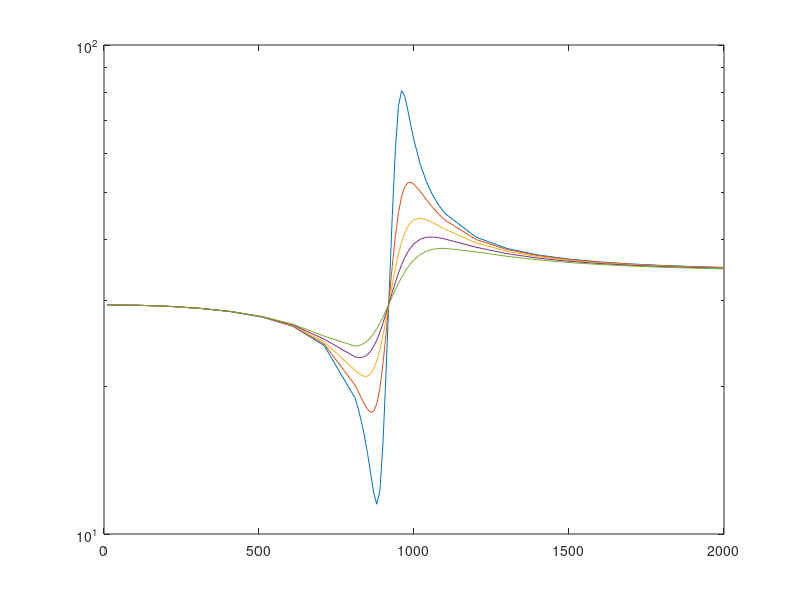

MATLAB code to generate this figure:
d0 = load('FRUP-0.dat');
d1 = load('FRUP-1.dat');
d2 = load('FRUP-2.dat');
d3 = load('FRUP-3.dat');
d4 = load('FRUP-4.dat');
d5 = load('FRUP-5.dat');

f = d0(:,1);
a = (2*pi*f).^2;

r0 = a .* abs( d0(:,2) );
r1 = a .* abs( d1(:,2) + j*d1(:,3) );
r2 = a .* abs( d2(:,2) + j*d2(:,3) );
r3 = a .* abs( d3(:,2) + j*d3(:,3) );
r4 = a .* abs( d4(:,2) + j*d4(:,3) );
r5 = a .* abs( d5(:,2) + j*d5(:,3) );


semilogy(f,r1,f,r2,f,r3,f,r4,f,r5);





